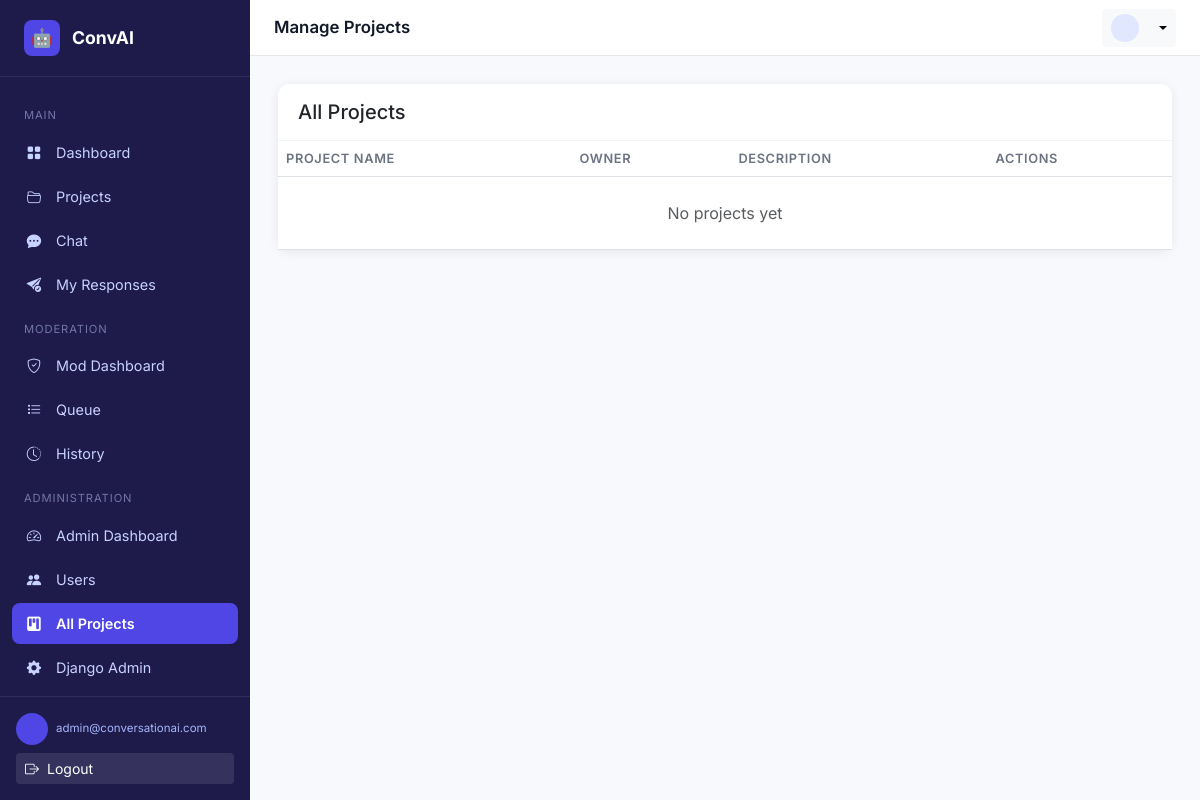
Page /admin-panel/projects/ (signed in) on the earlier database version.
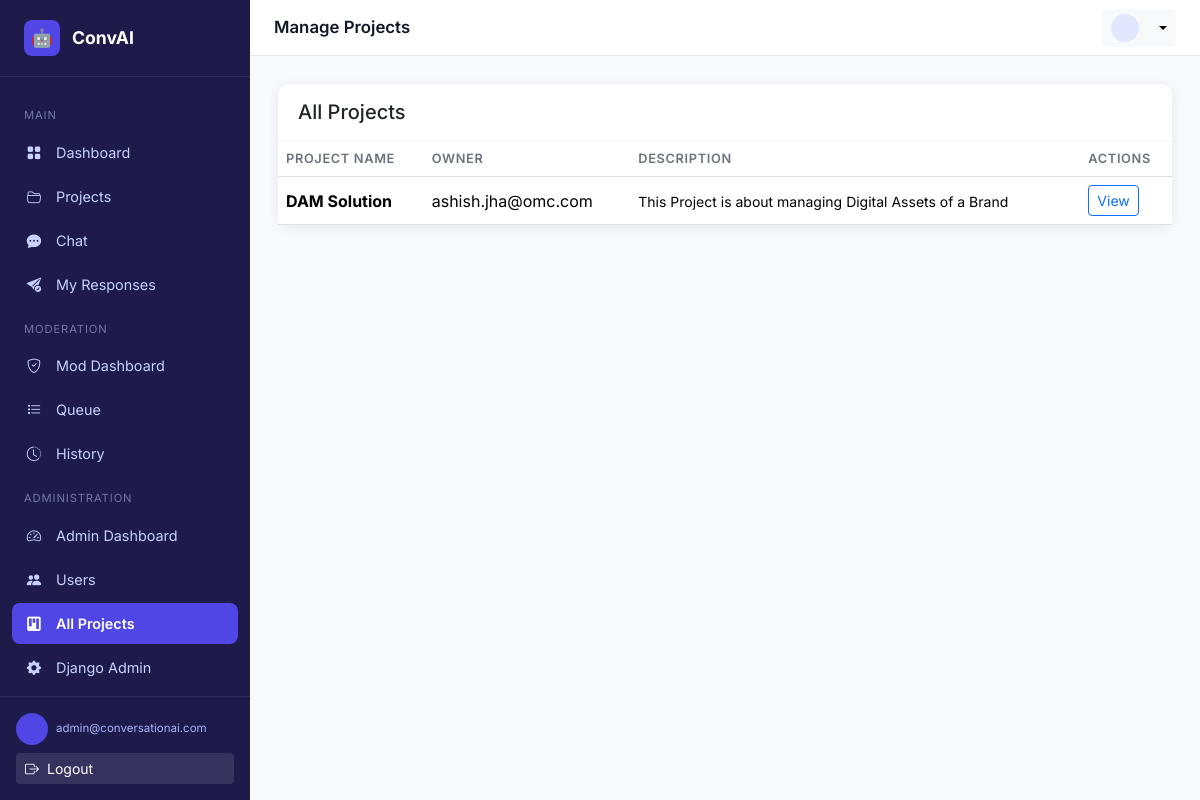
Same page on the later database version.
### apps/projects/models.py (models this page shows, shortened)
class Project(models.Model):
    owner = models.ForeignKey(User, on_delete=models.CASCADE, related_name='owned_projects')
    name = models.CharField(max_length=255)
    description = models.TextField(blank=True, null=True)
    is_active = models.BooleanField(default=True)
    created_at = models.DateTimeField(auto_now_add=True)
    updated_at = models.DateTimeField(auto_now=True)
    class Meta:
        db_table = 'project'
        verbose_name = 'Project'
        verbose_name_plural = 'Projects'
        ordering = ['-created_at']

### apps/users/models.py (models this page shows, shortened)
class User(AbstractUser):
    ROLE_CHOICES = (
        ('user', 'Regular User'),
        ('moderator', 'Moderator'),
        ('admin', 'Administrator'),
    )
    role = models.CharField(max_length=20, choices=ROLE_CHOICES, default='user')
    is_active = models.BooleanField(default=True)
    created_at = models.DateTimeField(auto_now_add=True)
    updated_at = models.DateTimeField(auto_now=True)
    class Meta:
        verbose_name = 'User'
        verbose_name_plural = 'Users'

### apps/frontend/views.py (the view)
    def wrapper(request, *args, **kwargs):
        if not request.user.is_authenticated:
            return redirect('frontend:login')
        if request.user.role != 'admin':
            return render(request, 'error.html', {'error': 'Admin access required.'}, status=403)
        return view_func(request, *args, **kwargs)

### apps/frontend/views.py (called while the page is built)
def admin_required(view_func):
    def wrapper(request, *args, **kwargs):
        if not request.user.is_authenticated:
            return redirect('frontend:login')
        if request.user.role != 'admin':
            return render(request, 'error.html', {'error': 'Admin access required.'}, status=403)
        return view_func(request, *args, **kwargs)
    return wrapper

@admin_required
def admin_projects(request):
    projects = Project.objects.all().select_related('owner').order_by('-created_at')
    context = {
        'projects': projects,
    }
    return render(request, 'admin_panel/projects.html', context)

### templates/admin_panel/projects.html (shortened to what this page needs)
{% extends "base.html" %}
{% block page_title %}Manage Projects{% endblock %}
{% block nav_admin_projects %}active{% endblock %}
{% block content %}
<div class="card">
  <div class="card-header">
    <h5 class="mb-0">All Projects</h5>
  </div>
  <div class="table-responsive">
    <table class="table mb-0">
      <thead>
        <tr>
          <th>Project Name</th>
          <th>Owner</th>
          <th>Description</th>
          <th>Actions</th>
        </tr>
      </thead>
      <tbody>
        {% for project in projects %}
        <tr>
          <td><strong>{{ project.name }}</strong></td>
          <td>{{ project.owner.email }}</td>
          <td><small>{{ project.description|truncatewords:10 }}</small></td>
          <td>
            <a href="{% url 'frontend:user_project_detail' project.id %}" class="btn btn-sm btn-outline-primary">View</a>
          </td>
        </tr>
        {% empty %}
        <tr>
          <td colspan="4" class="text-center text-muted py-4">No projects yet</td>
        </tr>
        {% endfor %}
      </tbody>
    </table>
  </div>
</div>
{% endblock %}

Differences in the rows shown:
added Project: name "DAM Solution", owner.email "ashish.jha@omc.com", description "This Project is about managing Digital Assets of a Brand"
Other differences:
text no longer shown: "No projects yet"
